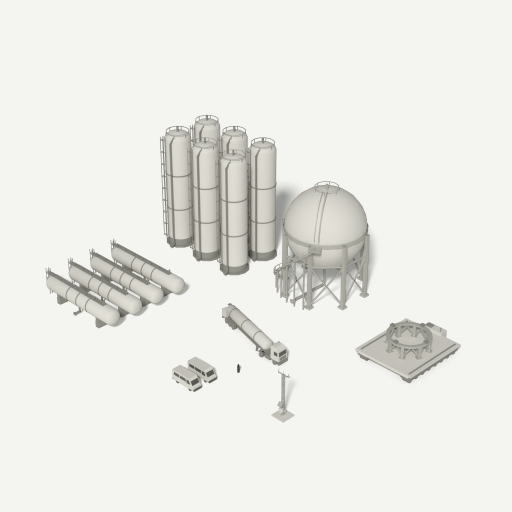
#> input picture docs/assets/_farm.png, 1024 x 1024 px, given in place of tower.png, which was not available (shown at 1/2 size)
$ python plates.py
#> lines starting #> are read from the running program, lines starting #| are printed output that depends on the picture
"""Showcase plates: WebP copies of the Blender preview renders (docs/assets/*.png, ASSETS_GUIDE §8) for the hardware
catalogue and the stage fallback. The renders already sit on the paper substrate. Re-run after `npm run assets`:
    python3 -I scripts/showcase/plates.py
"""
import pathlib
import sys

from PIL import Image

ROOT = pathlib.Path(__file__).resolve().parents[2]
SRC = ROOT / "docs" / "assets"
OUT = ROOT / "public" / "showcase" / "plates"

# asset -> edge length (px). Catalogue plates are shown ≤ 320 css px wide (2× ≈ 480 is enough for most DPRs).
PLATES = {name: 480 for name in [
    "tower", "pad", "booster", "ship", "transporter", "crane", "tanker",
    "tank_v", "tank_sphere", "boat_range", "vessel_recovery", "wx_station",
]}
PLATES["_stack"] = 720  # stage fallback / LCP-safe still


def main() -> int:
    OUT.mkdir(parents=True, exist_ok=True)
    total = 0
    for name, edge in PLATES.items():
        im = Image.open(SRC / f"{name}.png").convert("RGB")
#> im is the input picture: PIL image 1024x1024 RGB; mean R, G, B 235, 234.8, 230.2
        im = im.resize((edge, edge), Image.LANCZOS)
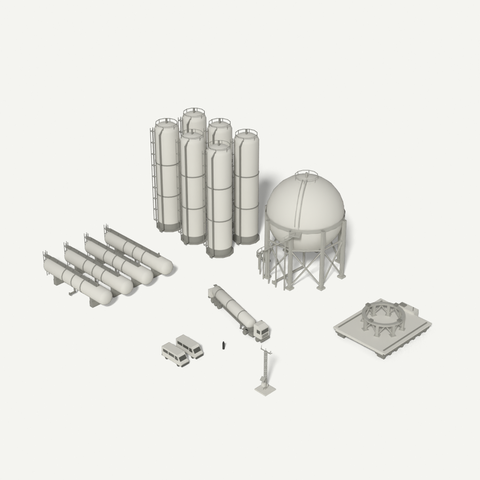
#> im: PIL image 480x480 RGB; mean R, G, B 235, 234.8, 230.2
        dst = OUT / f"{name}.webp"
        im.save(dst, "WEBP", quality=78, method=6)
        total += dst.stat().st_size
        print(f"plates: {dst.name} {dst.stat().st_size // 1024} KB")
#> pass 2 of the loop in main, `for name, edge in PLATES.items():`:
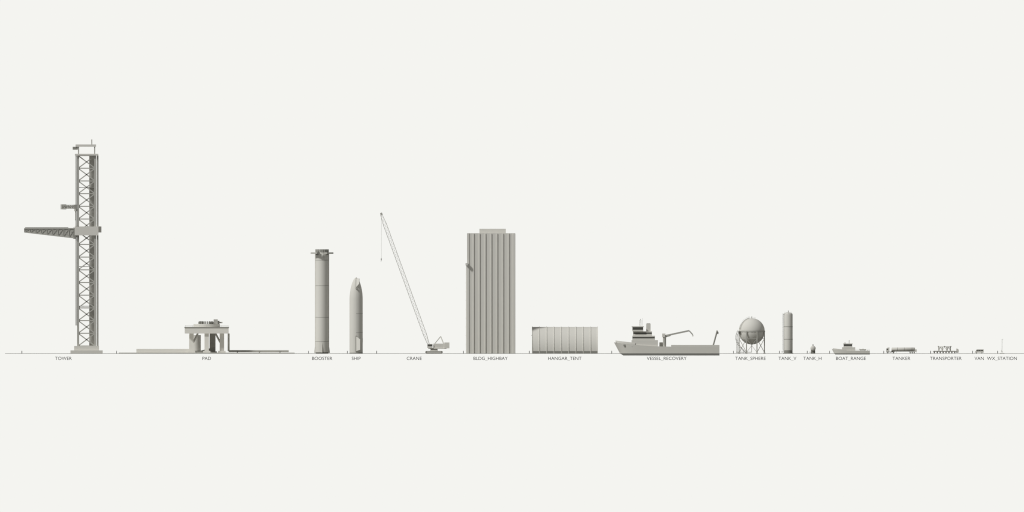
#> input picture docs/assets/_lineup.png, 2048 x 1024 px, given in place of pad.png, which was not available (shown at 1/2 size)
#> in main, im is the input picture: PIL image 2048x1024 RGB; mean R, G, B 240.6, 240.8, 236.5
#> in main, `im = im.resize((edge, edge), Image.LANCZOS)`:
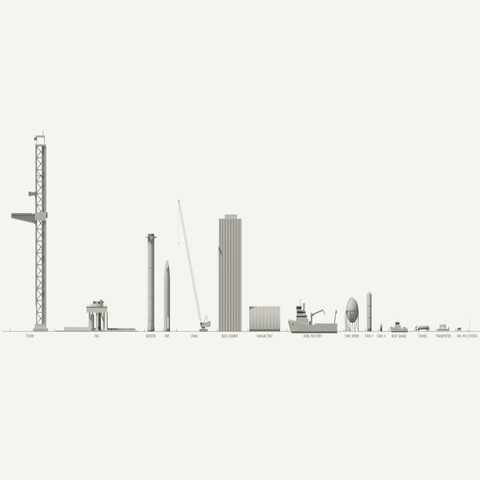
#> im: PIL image 480x480 RGB; mean R, G, B 240.7, 240.7, 236.6
    print(f"plates: total {total // 1024} KB")
    return 0


if __name__ == "__main__":
#> (the run stopped early here; a loop or call above may not have finished)
